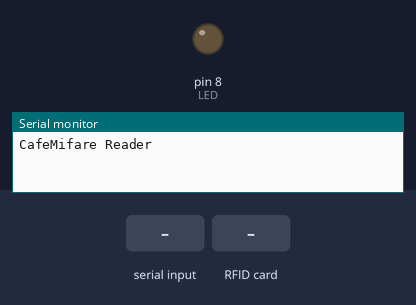
This sketch was run on a simulated Arduino Uno, built with avr-gcc and run on an emulated ATmega328P. Parts: output pins drawn as LEDs (lit = HIGH), the last lines printed to the serial monitor. Dashed ring = blinking. The test bench sets the inputs (shaded band). Pins used as bus, display or sensor lines are not drawn.

Above: at 1.0 s.
1.1 s: "1" received over Serial
At 1.6 s:
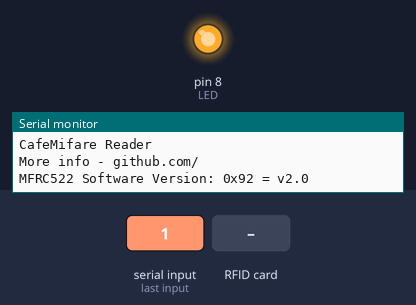
2.6 s: RFID card 5E 7A 19 C4 held to the reader
At 2.85 s:
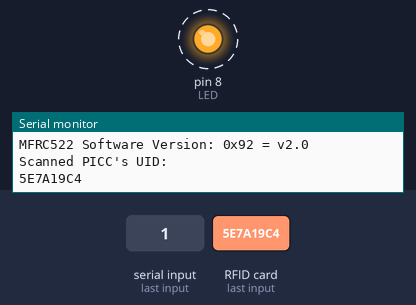
Timing chart, 0 to 5.6 s (numbered marks = the images above; inputs shaded):
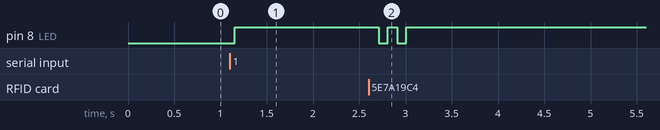

Measured:
- after the input at 1.1 s, pin 8 (LED): LOW → HIGH after 0.05 s
- after the input at 2.6 s, pin 8 (LED): alternates HIGH for 0.10 s and LOW for 0.10 s, 4 changes in all, then stays HIGH, starting after 0.11 s

The sketch:

CafeMifare.ino
```cpp
/*
 * ----------------------------------------------------------------------------
 * This is a MFRC522 library example; see https://github.com/miguelbalboa/rfid
 * for further details and other examples.
 *
 * NOTE: The library file MFRC522.h has a lot of useful info. Please read it.
 *
 * Released into the public domain.
 * ----------------------------------------------------------------------------
 * Example sketch/program showing how to read data from a PICC (that is: a RFID
 * Tag or Card) using a MFRC522 based RFID Reader on the Arduino SPI interface.
 *
 * When the Arduino and the MFRC522 module are connected (see the pin layout
 * below), load this sketch into Arduino IDE then verify/compile and upload it.
 * To see the output: use Tools, Serial Monitor of the IDE (hit Ctrl+Shft+M).
 * When you present a PICC (that is: a RFID Tag or Card) at reading distance
 * of the MFRC522 Reader/PCD, the serial output will show the ID/UID, type and
 * any data blocks it can read. Note: you may see "Timeout in communication"
 * messages when removing the PICC from reading distance too early.
 *
 * If your reader supports it, this sketch/program will read all the PICCs
 * presented (that is: multiple tag reading). So if you stack two or more
 * PICCs on top of each other and present them to the reader, it will first
 * output all details of the first and then the next PICC. Note that this
 * may take some time as all data blocks are dumped, so keep the PICCs at
 * reading distance until complete.
 *
 * Typical pin layout used:
 * ------------------------------------------------------------
 *             MFRC522      Arduino       Arduino   Arduino
 *             Reader/PCD   Uno           Mega      Nano v3
 * Signal      Pin          Pin           Pin       Pin
 * ------------------------------------------------------------
 * RST/Reset   RST          9             5         D9
 * SPI SS      SDA(SS)      10            53        D10
 * SPI MOSI    MOSI         11 / ICSP-4   51        D11
 * SPI MISO    MISO         12 / ICSP-1   50        D12
 * SPI SCK     SCK          13 / ICSP-3   52        D13
 */

#include <SPI.h>
#include <MFRC522.h>

#define RST_PIN		9		//
#define SS_PIN		10		//
#define LED              8  //status led
MFRC522 mfrc522(SS_PIN, RST_PIN);	// Create MFRC522 instance

void setup() {
        pinMode(LED, OUTPUT);
        digitalWrite(LED, LOW);
       	Serial.begin(115200);		// Initialize serial communications with the PC
	SPI.begin();			// Init SPI bus
	mfrc522.PCD_Init();		// Init MFRC522
	ShowReaderDetails();	// Show details of PCD - MFRC522 Card Reader details

}

void loop() {
      digitalWrite(LED, HIGH);

  if (getID()) {
    digitalWrite(LED, HIGH); // Light the LED for success reading
    delay(100);
    digitalWrite(LED, LOW);
        delay(100);
    digitalWrite(LED, HIGH);
        delay(100);
    digitalWrite(LED, LOW);
    delay(100);
    digitalWrite(LED, HIGH);
  }
}

int getID() {
  byte readCard[4];           // Stores scanned ID read from RFID Module

  // Getting ready for Reading PICCs
  if ( ! mfrc522.PICC_IsNewCardPresent()) { //If a new PICC placed to RFID reader continue
    return 0;
  }
  if ( ! mfrc522.PICC_ReadCardSerial()) { //Since a PICC placed get Serial and continue
    return 0;
  }
  // There are Mifare PICCs which have 4 byte or 7 byte UID care if you use 7 byte PICC
  // I think we should assume every PICC as they have 4 byte UID
  // Until we support 7 byte PICCs
  Serial.println("Scanned PICC's UID:");
  for (int i = 0; i < 4; i++) {  //
    readCard[i] = mfrc522.uid.uidByte[i];
    Serial.print(readCard[i], HEX);
  }
  Serial.println("");
  mfrc522.PICC_HaltA(); // Stop reading
  return 1;
}

void ShowReaderDetails() {
	// Get the MFRC522 software version
	byte v = mfrc522.PCD_ReadRegister(mfrc522.VersionReg);
        Serial.println("CafeMifare Reader");

        while (!Serial.available()) {delay(100);}

        if (Serial.read() == 2)  digitalWrite(LED, HIGH);

        Serial.println("More info - github.com/");
	Serial.print("MFRC522 Software Version: 0x");
	Serial.print(v, HEX);
	if (v == 0x91)
		Serial.print(" = v1.0");
	else if (v == 0x92)
		Serial.print(" = v2.0");
	else
		Serial.print(" (unknown)");
	Serial.println("");
	// When 0x00 or 0xFF is returned, communication probably failed
	if ((v == 0x00) || (v == 0xFF)) {
		Serial.println("WARNING: Communication failure, is the MFRC522 properly connected?");
	}
}
```
